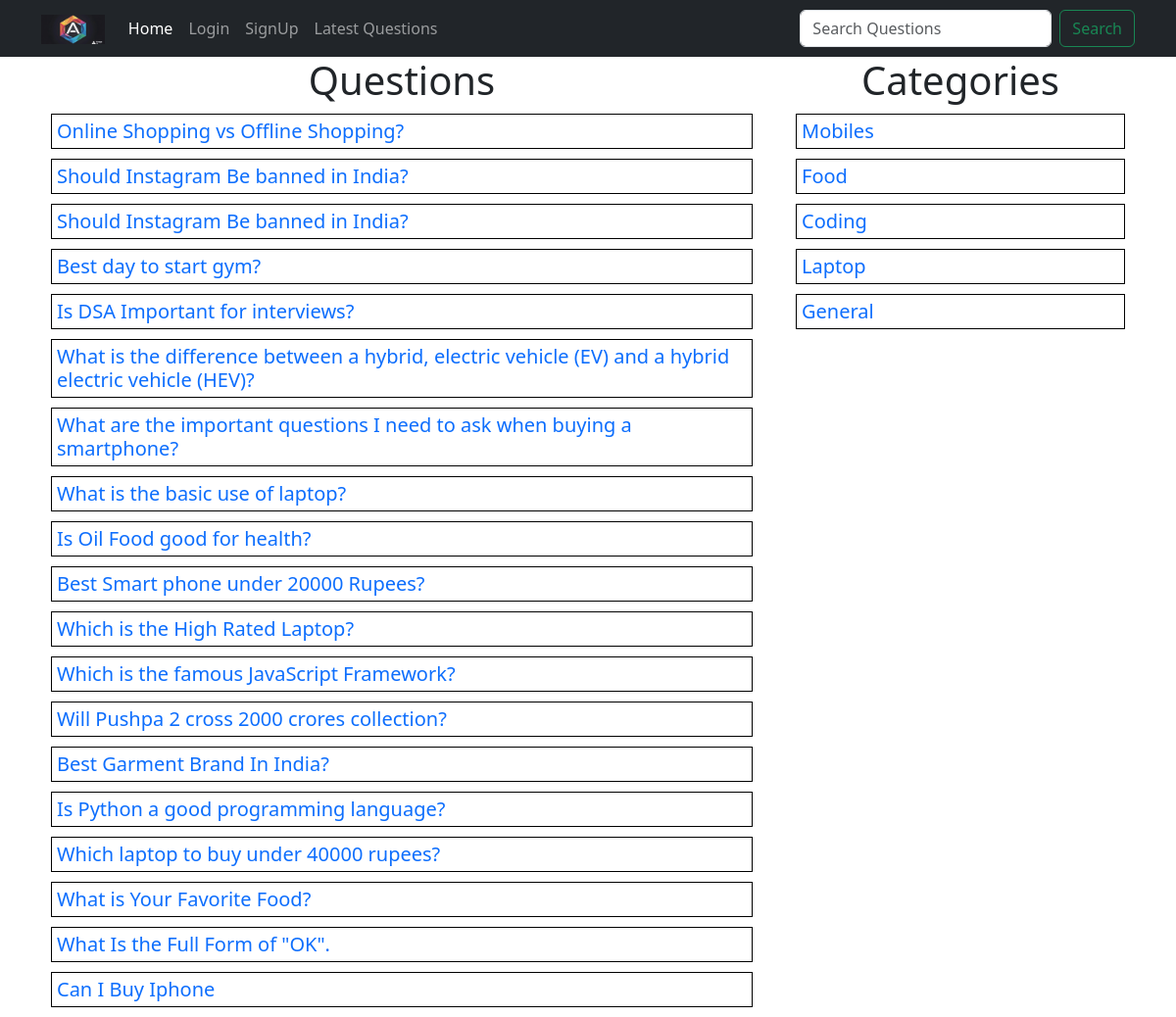
Page /?latest=true on the committed database.
### tables this page shows
CREATE TABLE `questions` (
  `id` int(10) NOT NULL,
  `title` varchar(100) NOT NULL,
  `description` varchar(300) NOT NULL,
  `category_id` int(10) NOT NULL,
  `user_id` int(10) NOT NULL
);

CREATE TABLE `category` (
  `id` int(10) NOT NULL,
  `category` varchar(50) NOT NULL
);

### client/questions.php (the view, shortened to what this page needs)
<div class="container">
    <div class="row">
        <div class="col-8">
            <h1 class="heading">Questions</h1>
            <?php
            include("./common/db.php");
            if(isset($_GET['c_id'])){
                $query = "select * from questions where category_id=$c_id";
            }
            elseif(isset($_GET['u_id'])) {
                $query = "select * from questions where user_id=$u_id";
            }
            elseif(isset($_GET['latest'])) {
                $query = "select * from questions order by id desc";
            }
            elseif(isset($_GET['search'])) {
                $query = "select * from questions where `title` Like '%$search%'";
            }
            else {
                $query = "select * from questions";
            }
            $result = $conn->query($query);
            foreach($result as $row) {
                $title = $row['title'];
                $id = $row['id'];
                echo "<div class='row question-list'><h5 class='my-question'><a href='?q-id=$id'>$title</a>";
                echo "</h5></div>";
            }
            ?>
        </div>
        <div class="col-4">
            <?php
                include("categorylist.php");
            ?>
        </div>
    </div>
</div>

### client/categorylist.php
<div>
    <h1 class="heading">Categories</h1>
    <?php
        include("./common/db.php");
        $query = "select * from category";
        $result = $conn->query($query);
        foreach($result as $row) {
            $category = ucfirst($row['category']);
            $id = $row['id'];
            echo "<div class='row question-list'><h5><a href='?c_id=$id'>$category</a></h5></div>";
        }
    ?>
</div>

### public/style.css (style rules this page uses)
.heading { text-align: center; }
.question-list { border: 1px solid black; padding: 5px; margin: 10px; }
.question-list h5 { margin: 0; padding: 0; }
.question-list a { text-decoration: none; }
.my-question { display: flex; justify-content: space-between; }

### rows in the picture
questions: title "Online Shopping vs Offline Shopping?"
questions: title "Should Instagram Be banned in India?"
questions: title "Should Instagram Be banned in India?"
questions: title "Best day to start gym?"
questions: title "Is DSA Important for interviews?"
questions: title "What is the difference between a hybrid, electric vehicle (EV) and a hybrid electric vehicle (HEV)?"
questions: title "What are the important questions I need to ask when buying a smartphone?"
questions: title "What is the basic use of laptop?"
questions: title "Is Oil Food good for health?"
questions: title "Best Smart phone under 20000 Rupees?"
questions: title "Which is the High Rated Laptop?"
questions: title "Which is the famous JavaScript Framework?"
questions: title "Will Pushpa 2 cross 2000 crores collection?"
questions: title "Best Garment Brand In India?"
questions: title "Is Python a good programming language?"
questions: title "Which laptop to buy under 40000 rupees?"
questions: title "What is Your Favorite Food?"
questions: title "What Is the Full Form of \"OK\"."
questions: title "Can I Buy Iphone"
category: category "Mobiles"
category: category "Food"
category: category "Coding"
category: category "Laptop"
category: category "General"
